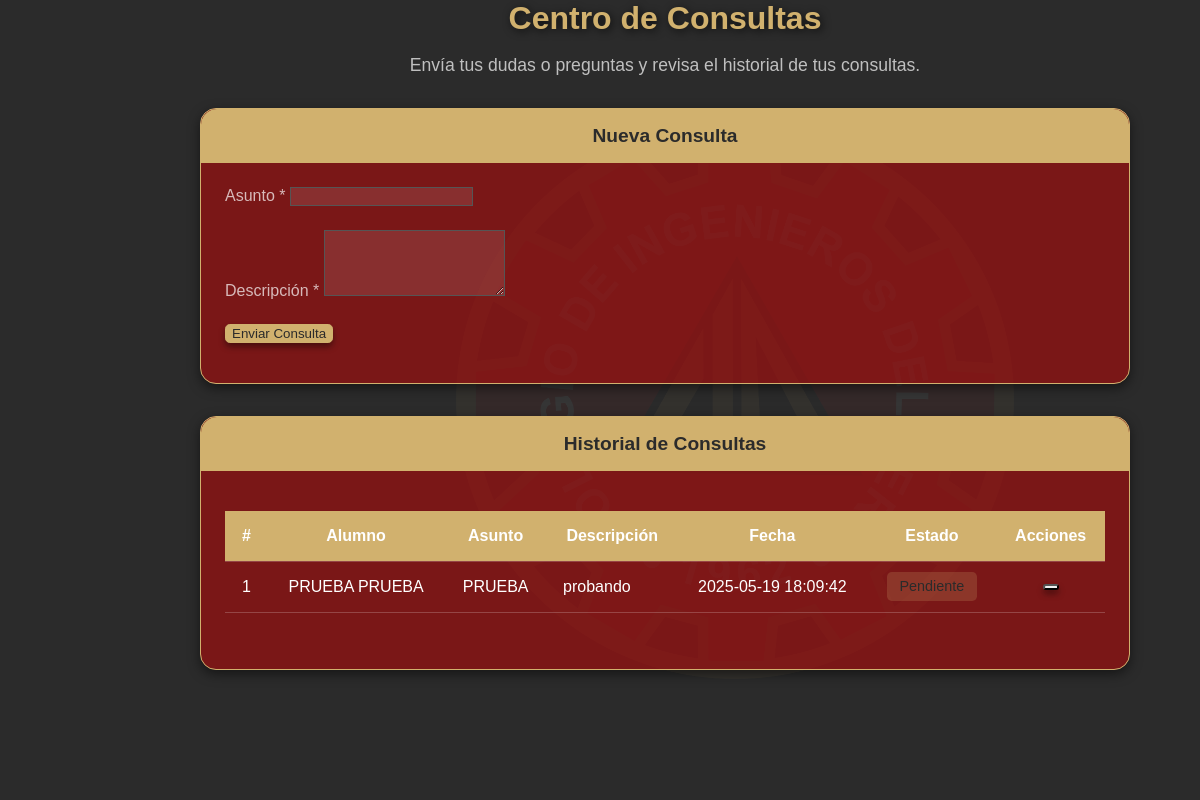
Before: /views/contents/consultas-view.php with the older database file.
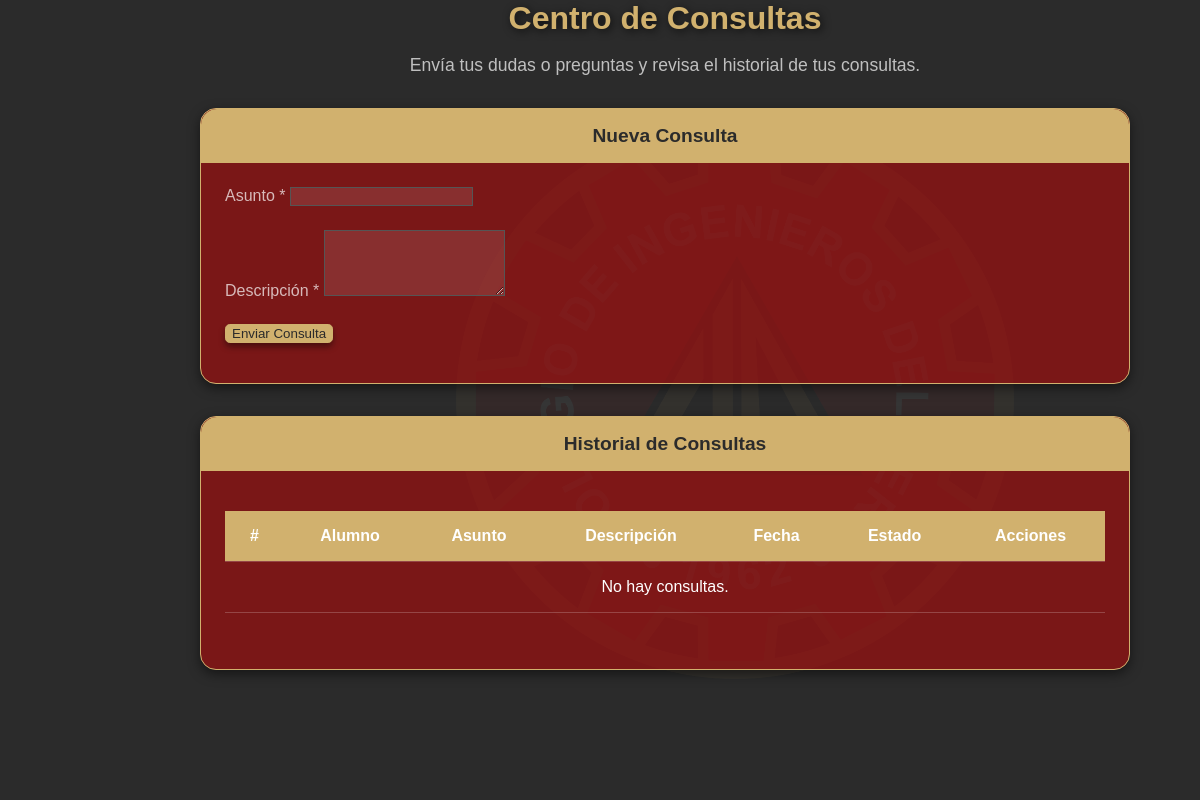
After: the same page with the newer database file.
### tables this page shows
CREATE TABLE `consultas` (
  `id` int(7) NOT NULL,
  `CodigoEstudiante` varchar(70) NOT NULL,
  `Fecha` datetime NOT NULL DEFAULT current_timestamp(),
  `Asunto` varchar(255) NOT NULL,
  `Mensaje` text NOT NULL,
  `Estado` enum('pendiente','respondido') NOT NULL DEFAULT 'pendiente'
);

CREATE TABLE `estudiante` (
  `Codigo` varchar(70) NOT NULL,
  `Nombres` varchar(70) NOT NULL,
  `Apellidos` varchar(70) NOT NULL,
  `Email` varchar(70) NOT NULL
);

### views/contents/consultas-view.php (the view, shortened to what this page needs)
<?php
try {
    $pdo = new PDO('mysql:host=127.0.0.1;dbname=plataformavirtual;charset=utf8', 'root', '');
    $pdo->setAttribute(PDO::ATTR_ERRMODE, PDO::ERRMODE_EXCEPTION);
} catch (Exception $e) {
    die('Error de conexión: ' . $e->getMessage());
}
$perPage    = 10;
$page       = max(1, intval($_GET['page'] ?? 1));
$start      = ($page - 1) * $perPage;
$stmt = $pdo->prepare(
    "SELECT c.id, e.Nombres, e.Apellidos, c.Asunto, c.Mensaje, c.Fecha, c.Estado
     FROM consultas c
     JOIN estudiante e ON c.CodigoEstudiante = e.Codigo
     ORDER BY c.Fecha DESC
     LIMIT :start, :limit"
);
$stmt->bindValue(':start', $start, PDO::PARAM_INT);
$stmt->bindValue(':limit', $perPage, PDO::PARAM_INT);
$stmt->execute();
$consultas = $stmt->fetchAll(PDO::FETCH_ASSOC);
?>
<div class="dashboard-banner"></div>
<section class="dashboard-contentPage">
  <div class="page-header">
    <h1><i class="zmdi zmdi-email"></i> Centro de Consultas</h1>
    <p>Envía tus dudas o preguntas y revisa el historial de tus consultas.</p>
  </div>
  <div class="panel">
    <div class="panel-heading"><i class="zmdi zmdi-mail-send"></i> Nueva Consulta</div>
    <div class="panel-body">
      <form action="" method="POST" class="form-neon">
        <div class="form-group label-floating">
          <label class="control-label">Asunto *</label>
          <input name="asunto" type="text" class="form-control" required>
        </div>
        <div class="form-group label-floating">
          <label class="control-label">Descripción *</label>
          <textarea name="descripcion" class="form-control" rows="4" required></textarea>
        </div>
        <p class="text-center">
          <button type="submit" class="btn btn-raised btn-success">
            <i class="zmdi zmdi-mail-send"></i> Enviar Consulta
          </button>
        </p>
      </form>
    </div>
  </div>
  <div class="panel">
    <div class="panel-heading"><i class="zmdi zmdi-folder"></i> Historial de Consultas</div>
    <div class="panel-body">
      <div class="table-responsive">
        <table class="table">
          <thead>
            <tr>
              <th>#</th>
              <th>Alumno</th>
              <th>Asunto</th>
              <th>Descripción</th>
              <th>Fecha</th>
              <th>Estado</th>
              <th>Acciones</th>
            </tr>
          </thead>
          <tbody>
            <?php if ($consultas): $i = $start + 1; foreach ($consultas as $row): ?>
            <tr>
              <td><?= $i++ ?></td>
              <td><?= "{$row['Nombres']} {$row['Apellidos']}" ?></td>
              <td><?= htmlspecialchars($row['Asunto'], ENT_QUOTES, 'UTF-8') ?></td>
              <td style="max-width:200px; white-space: normal; text-align:left;">
                <?= nl2br(htmlspecialchars($row['Mensaje'], ENT_QUOTES, 'UTF-8')) ?>
              </td>
              <td><?= $row['Fecha'] ?></td>
              <td>
                <span class="label <?= $row['Estado']==='pendiente'?'label-warning':'label-success' ?>">
                  <?= ucfirst($row['Estado']) ?>
                </span>
              </td>
              <td>
                <button class="btn btn-danger btn-raised btn-xs"
                        onclick="deleteConsulta(<?= $row['id'] ?>)">
                </button>
              </td>
            </tr>
            <?php endforeach; else: ?>
            <tr>
              <td colspan="7">No hay consultas.</td>
            </tr>
            <?php endif; ?>
          </tbody>
        </table>
      </div>
    </div>
  </div>
</section>

Changed rows visible on the page:
removed consultas: CodigoEstudiante.Nombres "PRUEBA", CodigoEstudiante.Apellidos "PRUEBA", Asunto "PRUEBA", Mensaje "probando", Fecha "2025-05-19 18:09:42", Estado "Pendiente"
Other visible differences:
text now shown: "No hay consultas."
